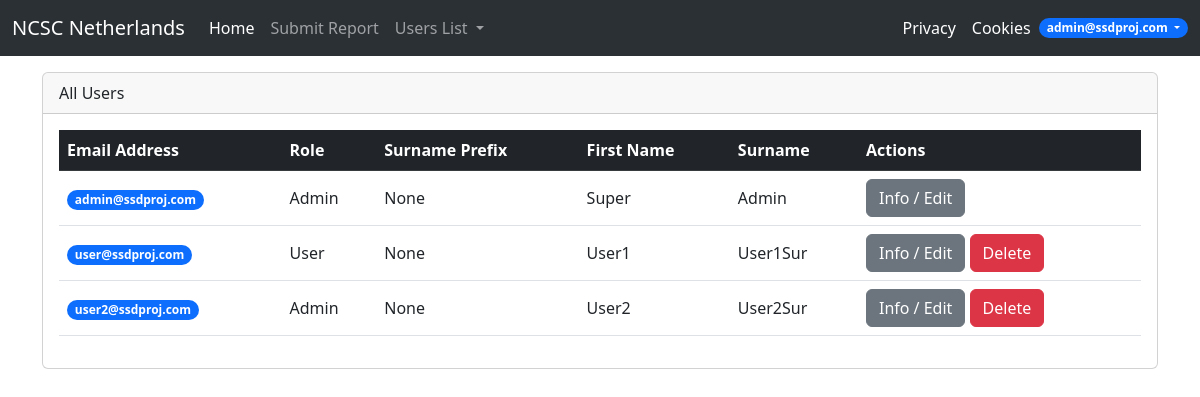
The app's page /listusers/1 (signed in) with its own data.
### App.py (models this page shows)
class User(db.Model, UserMixin):
    id = db.Column(db.Integer, primary_key=True)
    first_name = db.Column(db.String)
    surname_prefix = db.Column(db.String)
    surname = db.Column(db.String)
    email = db.Column(db.String, unique=True)
    password = db.Column(db.String)
    phone_number = db.Column(db.String)
    role = db.Column(db.String, default="User")
    is_deleted = db.Column(db.Boolean, default=False)
    enc_key = db.Column(db.String)
    userreports = db.relationship('Report', backref="user", lazy=True)
    usermessages = db.relationship('Message', backref="from_user", lazy=True)

### App.py (the view)
@app.route("/listusers/<int:active>")
@login_required
def allusers(active):
    if current_user.role != "Admin":
        abort(403)
    if active == 1:
        users = db.session.query(User) \
            .where(User.is_deleted==False) \
            .order_by(User.id.asc()).all()
    elif active == 0:
        users = db.session.query(User) \
            .where(User.is_deleted==True) \
            .order_by(User.id.asc()).all()
    return render_template("listusers.html", users=users, active=active)

### App.py (called while the page is built)
@login_manager.user_loader
def load_user(user_id):
    return User.query.get(int(user_id))

### templates/listusers.html (shortened to what this page needs)
{% extends 'base.html' %}
{% block body %}
    <div class="container">
        <div class="card">
            <div class="card-header">
                {% if active == 1 %}
                    All Users
                {% elif active == 0 %}
                    Deleted Users
                {% endif %}
            </div>
            <div class="card-body" style="max-height: 30rem;overflow-y: auto;">
                <table class="table">
                    <thead class="table-dark">
                    <tr>
                        <th>Email Address</th>
                        <th>Role</th>
                        {% if active == 1 %}
                            <th>Surname Prefix</th>
                            <th>First Name</th>
                            <th>Surname</th>
                            <th>Actions</th>
                        {% elif active == 0 %}
                            <th>Status</th>
                            <th>Actions</th>
                        {% endif %}
                    </tr>
                    </thead>
                    <tbody>
                    {% for user in users %}
                        <tr>
                            <td class="align-middle">
                                <a href="{{ url_for('getaccount', email=user.email) }}"
                                   class="badge rounded-pill bg-primary text-decoration-none">{{ user.email }}</a>
                            </td>
                            <td class="align-middle">{{ user.role }}</td>
                            {% if active == 1 %}
                                <td class="align-middle">{{ user.surname_prefix }}</td>
                                <td class="align-middle">{{ user.first_name }}</td>
                                <td class="align-middle">{{ user.surname }}</td>
                                <td class="align-middle">
                                    <a href="{{ url_for('getaccount', email=user.email) }}" class="btn btn-secondary">Info
                                        /
                                        Edit</a>
                                    {% if user.id != 1 %}
                                        <button type="button" class="btn btn-danger delete-account-btn"
                                                data-toggle="modal"
                                                data-target="#confirm-delete-modal-{{ user.id }}">Delete
                                        </button>
                                    {% endif %}
                                </td>
                            {% elif active == 0 %}
                                <td class="align-middle"><span class="badge bg-danger">Deleted Account</span></td>
                                <td class="align-middle">
                                    <a href="{{ url_for('getaccount', email=user.email) }}" class="btn btn-secondary">Info</a>
                                </td>
                            {% endif %}
                        </tr>
                    {% endfor %}
                </table>
            </div>
        </div>
    </div>
{% endblock %}

### templates/base.html (shortened to what this page needs)
<!DOCTYPE html>
<html lang="en">
<head>
    {% block head %}
        <link href="https://cdn.jsdelivr.net/npm/bootstrap@5.3.0-alpha2/dist/css/bootstrap.min.css" rel="stylesheet"
>
    {% endblock %}
</head>
<body>
<nav class="navbar navbar-expand-lg bg-body-tertiary" data-bs-theme="dark">
    <div class="container-fluid">
        <a class="navbar-brand" href="{{ url_for('index') }}">NCSC Netherlands</a>
        <div class="collapse navbar-collapse" id="navbarSupportedContent">
            <ul class="navbar-nav me-auto mb-2 mb-lg-0">
                {% if not current_user.is_authenticated %}
                    <li class="nav-item">
                        <a class="nav-link active" aria-current="page" href="{{ url_for('index') }}">Home</a>
                    </li>
                    <li class="nav-item">
                        <a class="nav-link" href="{{ url_for('login') }}">Login</a>
                    </li>
                    <li class="nav-item">
                        <a class="nav-link" href="{{ url_for('register') }}">Register</a>
                    </li>
                {% else %}
                    <li class="nav-item">
                        <a class="nav-link active" aria-current="page" href="{{ url_for('index') }}">Home</a>
                    </li>
                    <li class="nav-item">
                        <a class="nav-link" href="{{ url_for('submitreport') }}">Submit Report</a>
                    </li>
                    {% if current_user.is_authenticated and current_user.role=="Admin" %}
                        <li class="nav-item dropdown">
                            <a class="nav-link dropdown-toggle" href="#" id="navbarDropdown" role="button"
                               data-bs-toggle="dropdown" aria-expanded="true">
                                Users List
                            </a>
                        </li>
                    {% endif %}
                {% endif %}
            </ul>
            <ul class="navbar-nav ms-auto">
                <li class="nav-item">
                    <a class="nav-link active" aria-current="page" href="{{ url_for('privacy') }}">Privacy</a>
                </li>
                <li class="nav-item">
                    <a class="nav-link active" aria-current="page" href="{{ url_for('cookies') }}">Cookies</a>
                </li>
                {% if current_user.is_authenticated %}
                    <li class="nav-item dropdown d-flex align-items-center">
                        <a class="nav-link dropdown-toggle badge rounded-pill bg-primary" href="#" id="navbarDropdown"
                           role="button"
                           data-bs-toggle="dropdown" aria-expanded="true">
                            {{ current_user.email }}
                        </a>
                    </li>
                {% endif %}
            </ul>
        </div>
    </div>
</nav>
{% block body %} {% endblock %}
</body>
</html>

### templates/base.html (style rules this page uses)
html, body { scroll-behavior: smooth; }

### records on screen
User: email "admin@ssdproj.com", role "Admin", surname_prefix "None", first_name "Super", surname "Admin"
User: email "user@ssdproj.com", role "User", surname_prefix "None", first_name "User1", surname "User1Sur"
User: email "user2@ssdproj.com", role "Admin", surname_prefix "None", first_name "User2", surname "User2Sur"
